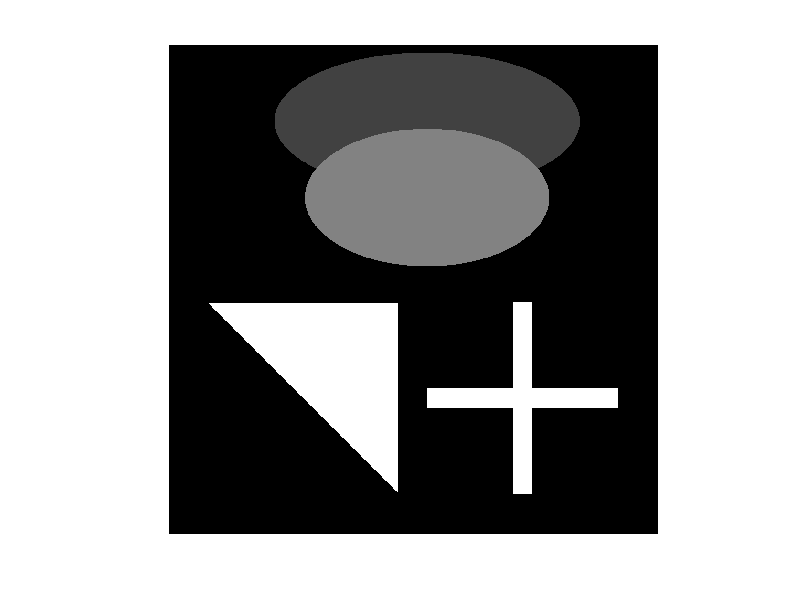

Write MATLAB code to recreate this figure. (Note: this script raises an error after producing the figure.)
clc
clear all
close all
addpath(genpath('../Function'))

img = zeros(1024, 1024);

for x = 1:1024

    for y = 1:1024
        L1 = ((x - 160)^2) / 144^2 + ((y - 540)^2) / 320^2;

        if L1 < 1
            img(x, y) = 0.25;
        end

        L2 = ((x - 320)^2) / 144^2 + ((y - 540)^2) / 256^2;

        if L2 < 1
            img(x, y) = 0.5;
        end

        L3 = abs(x - 540) / 400 + abs(y - 480) / 400;

        if L3 < 1 && x > 540 && y < 480
            img(x, y) = 1;
        end

    end

end

img(720:760, 540:940) = 1;
img(540:940, 720:760) = 1;

figure(1)
imshow(img)
%%
h = PSF(25);
figure, imagesc(h)
axis equal

y = conv2(img, h);
figure, imshow(y)

y_n = awgn(y, 50);

X_n_1 = deconv2_fast_grad_descent(y_n, h);

X_n_2 = deconv2_L1_regularization(y_n, h, 5e-6);
figure, imshow(X_n_1);
figure, imshow(X_n_2);

function x = deconv2_fas_grad_descent(y, h)
    [row_y, col_y] = size(y);
    [row_h, col_h] = size(h);
    row_x = row_y - row_h + 1;
    col_x = col_y - col_h + 1;

    h_tilde = rot90(h, 2);

    x = zeros(row_x, col_x);

    lr = 0.005 / (h(:)' * h(:))^2;
    epoch = 1000;

    for i = 1:epoch
        i
        grad = conv2(h_tilde, conv2(x, h, 'full') - y, 'full');
        grad = grad(row_h:row_y, col_h:col_y);
        descent = lr .* grad;
        x = x - descent;
        x = max(x, 0);
        figure(3)
        imshow(x)
    end

end

function x = deconv2_L2(y, h, lambda)
    [row_y, col_y] = size(y);
    [row_h, col_h] = size(h);
    row_x = row_y - row_h + 1;
    col_x = col_y - col_h + 1;

    h_tilde = rot90(h, 2);

    x = zeros(row_x, col_x);

    lr = 0.005 / (h(:)' * h(:))^2;
    epoch = 1000;

    for i = 1:epoch

        grad = conv2(h_tilde, conv2(x, h, 'full') - y, 'full');
        grad = grad(row_h:row_y, col_h:col_y);
        Regular = lambda .* x;
        descent = lr .* (grad + Regular);
        x = x - descent;
        x = max(x, 0);
        figure(5)
        imshow(x)
    end

end
